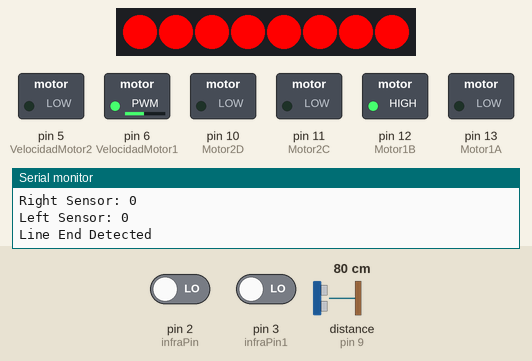
Recording of a sketch running on a simulated Arduino Uno, built with avr-gcc and run on an emulated ATmega328P. Shown: 8 RGB LEDs in strip order, left to right, switched loads named in the sketch (green lamp = pin HIGH), the last lines printed to the serial monitor. Wiring (inferred from the names in the program): ultrasonic range finder: trigger pin 8; echo pin 9. Inputs (shaded band) come from the test bench; at power-on: pin 2 (infraPin) LOW, pin 3 (infraPin1) LOW, distance to the obstacle (sensor on pin 9) 80 cm. The echo pulse lasts 58.3 µs per cm; pins used as bus, display or sensor lines are not drawn.

Above: at 2.2 s.
2.3 s: pin 2 (infraPin) driven HIGH
At 2.72 s:
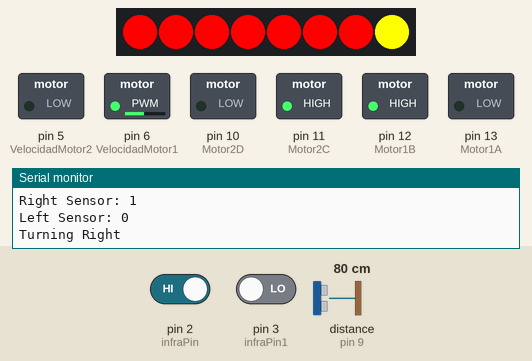
4.5 s: pin 3 (infraPin1) driven HIGH
At 5.6 s:
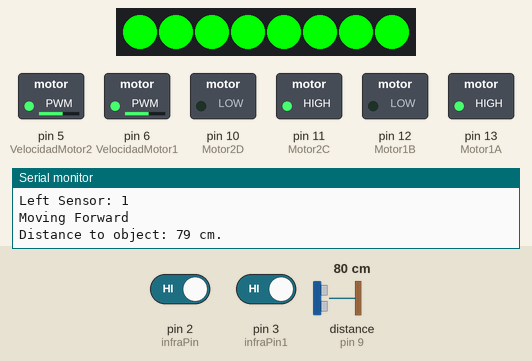
6.6 s: distance to the obstacle (sensor on pin 9) set to 13 cm
9.7 s: distance to the obstacle (sensor on pin 9) set to 10 cm
At 10.5 s:
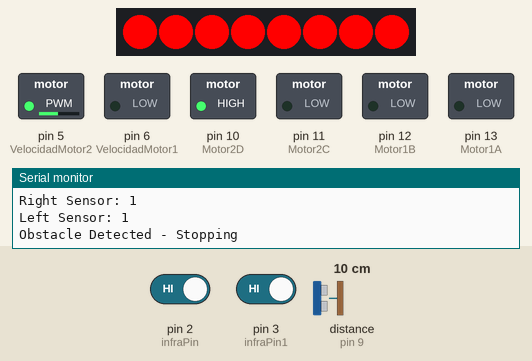
Timing chart, 0 to 12.3 s (numbered marks = the images above; inputs shaded):
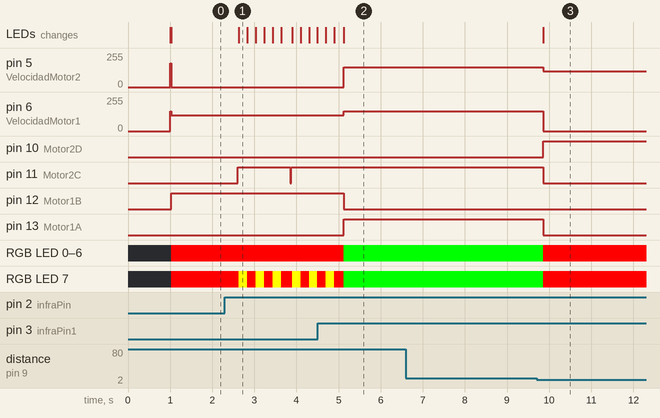

Measured:
- the behaviour switches between 12 and 11 cm on distance to the obstacle (sensor on pin 9) (found by bisection; images 2 and 3)
- after the input at 2.3 s, pin 11 (Motor2C): LOW → HIGH after 0.31 s, → LOW 1.2 s later, → HIGH 0.03 s later; RGB LED 7: alternates RGB(255, 255, 0) for 0.20 s and RGB(255, 0, 0) for 0.20 s, starting after 0.33 s; the LEDs: change after 0.33 s (image 1)
- after the input at 4.5 s, pin 5 (VelocidadMotor2): 0/255 → 150/255 after 0.62 s; pin 6 (VelocidadMotor1): 120/255 → 150/255 after 0.62 s; pin 11 (Motor2C): stops changing and stays HIGH; pin 12 (Motor1B): HIGH → LOW after 0.62 s; pin 13 (Motor1A): LOW → HIGH after 0.62 s; the LEDs: first differ from a run without the input after 0.62 s (image 2)
- after the input at 9.7 s, pin 5 (VelocidadMotor2): 150/255 → 120/255 after 0.16 s; pin 6 (VelocidadMotor1): 150/255 → 0/255 after 0.16 s; pin 10 (Motor2D): LOW → HIGH after 0.16 s; pin 11 (Motor2C), pin 13 (Motor1A): HIGH → LOW after 0.16 s; RGB LED 0–7: RGB(0, 255, 0) → RGB(255, 0, 0) after 0.16 s; the LEDs: change after 0.16 s (image 3)

The sketch:

Arduino_code_Project.ino
```cpp
#include <Adafruit_NeoPixel.h>

// Define WS2812B LED Strip
#define LED_PIN 7       // Data pin for LED strip
#define NUM_LEDS 8      // Number of LEDs in the strip
Adafruit_NeoPixel strip(NUM_LEDS, LED_PIN, NEO_GRB + NEO_KHZ800);

// Define pins for motor speed control (EnA and EnB)
int VelocidadMotor1 = 6;
int VelocidadMotor2 = 5;

// Define control pins for motor direction (In1, In2, In3, In4)
int Motor1A = 13;
int Motor1B = 12;
int Motor2C = 11;
int Motor2D = 10;

// Infrared sensors - left and right
int infraPin = 2; // Right IR sensor
int infraPin1 = 3; // Left IR sensor

// Variables to capture sensor values: 0 - light background, 1 - black line
int valorInfra = 0;
int valorInfra1 = 0;

// Ultrasonic sensor pins
#define PIN_TRIG 8
#define PIN_ECHO 9

long duration, distance;

// Initial setup
void setup() {
Serial.begin(9600);
delay(1000);
// Configure ultrasonic sensor
pinMode(PIN_TRIG, OUTPUT);
pinMode(PIN_ECHO, INPUT);
// Set up IR sensor pins
pinMode(infraPin, INPUT);
pinMode(infraPin1, INPUT);

// Set up motor control pins
pinMode(Motor1A,OUTPUT);
pinMode(Motor1B,OUTPUT);
pinMode(Motor2C,OUTPUT);
pinMode(Motor2D,OUTPUT);
pinMode(VelocidadMotor1, OUTPUT);
pinMode(VelocidadMotor2, OUTPUT);

// Set initial motor speeds
analogWrite(VelocidadMotor1, 150);
analogWrite(VelocidadMotor2, 180);

// Initialize motor direction
digitalWrite(Motor1A, LOW);
digitalWrite(Motor1B, LOW);
digitalWrite(Motor2C, LOW);
digitalWrite(Motor2D, LOW);

// Initialize LED Strip
strip.begin();
strip.show(); // Turn off all LEDs initially
}

// Function to set all LEDs to a specific color
void setAllLeds(uint32_t color) {
    for (int i = 0; i < NUM_LEDS; i++) {
        strip.setPixelColor(i, color);
    }
    strip.show();
}

// Function for blinking left indicator
void blinkLeftIndicator() {
    for (int i = 0; i < 3; i++) { // Blink 3 times
        setAllLeds(strip.Color(255, 0, 0));  // All Red
        strip.setPixelColor(0, strip.Color(255, 255, 0)); // Leftmost LED Yellow
        strip.show();
        delay(200);
        setAllLeds(strip.Color(255, 0, 0)); // Reset to all Red
        strip.show();
        delay(200);
    }
}

// Function for blinking right indicator
void blinkRightIndicator() {
    for (int i = 0; i < 3; i++) { // Blink 3 times
        setAllLeds(strip.Color(255, 0, 0));  // All Red
        strip.setPixelColor(NUM_LEDS - 1, strip.Color(255, 255, 0)); // Rightmost LED Yellow
        strip.show();
        delay(200);
        setAllLeds(strip.Color(255, 0, 0)); // Reset to all Red
        strip.show();
        delay(200);
    }
}


// Main loop
void loop() {
// Ultrasonic sensor measurement
digitalWrite(PIN_TRIG, LOW);
delayMicroseconds(5);
digitalWrite(PIN_TRIG, HIGH);
delayMicroseconds(10);
digitalWrite(PIN_TRIG, LOW);
duration = pulseIn(PIN_ECHO, HIGH);
distance = (duration / 2) / 29.1; // Convert time to distance in cm
Serial.print("Distance to object: ");
Serial.print(distance);
Serial.println(" cm.");
// Read IR sensor values
valorInfra = digitalRead(infraPin); // Right sensor
valorInfra1 = digitalRead(infraPin1); // Left sensor

Serial.print("Right Sensor: ");
Serial.println(valorInfra);
Serial.print("Left Sensor: ");
Serial.println(valorInfra1);

if (distance > 10){ // If no obstacle is detected within 10 cm
// Move forward
if(valorInfra == 1 && valorInfra1 == 1){
Serial.println("Moving Forward");
// Set motors to move forward
digitalWrite(Motor1A, HIGH); // Left motor forward
digitalWrite(Motor1B, LOW);
digitalWrite(Motor2C, HIGH); // Right motor forward
digitalWrite(Motor2D, LOW);
analogWrite(VelocidadMotor1, 150); // Adjust speed
analogWrite(VelocidadMotor2, 150);
setAllLeds(strip.Color(0, 255, 0)); // All LEDs Red


}
// Turn right
else if(valorInfra == 1 && valorInfra1 == 0){
Serial.println("Turning Right");
digitalWrite(Motor1A, LOW);
digitalWrite(Motor2C, LOW);
delay(25);
digitalWrite(Motor1A, LOW);
digitalWrite(Motor2C, HIGH);
delay(20);
blinkRightIndicator(); // Blink Rightmost LED Yellow
}
// Turn left
else if(valorInfra == 0 && valorInfra1 == 1){
Serial.println("Turning Left");
digitalWrite(Motor1A, LOW);
digitalWrite(Motor2C, LOW);
delay(25);
digitalWrite(Motor1A, HIGH);
digitalWrite(Motor2C, LOW);
delay(20);
blinkLeftIndicator(); // Leftmost LED Blinks Yellow
}
// Stop at end of line
else if(valorInfra == 0 && valorInfra1 == 0){
Serial.println("Line End Detected");
// Stop motors
digitalWrite(Motor1A, LOW);
digitalWrite(Motor1B, HIGH);  // Left motor moves backward
digitalWrite(Motor2C, LOW);
digitalWrite(Motor2D, LOW);   // Right motor stops
analogWrite(VelocidadMotor1, 120);
analogWrite(VelocidadMotor2, 0);
setAllLeds(strip.Color(255, 0, 0)); // All LEDs Red
delay(500);  // Small reverse delay
}
}
else{
Serial.println("Obstacle Detected - Stopping");
// Stop motors
digitalWrite(Motor1A, LOW);
digitalWrite(Motor1B, LOW);   // Left motor stops
digitalWrite(Motor2C, LOW);
digitalWrite(Motor2D, HIGH);  // Right motor moves backward
analogWrite(VelocidadMotor1, 0);
analogWrite(VelocidadMotor2, 120);
setAllLeds(strip.Color(255, 0, 0)); // All LEDs Red
delay(500);  // Small reverse delay
}
}
```
